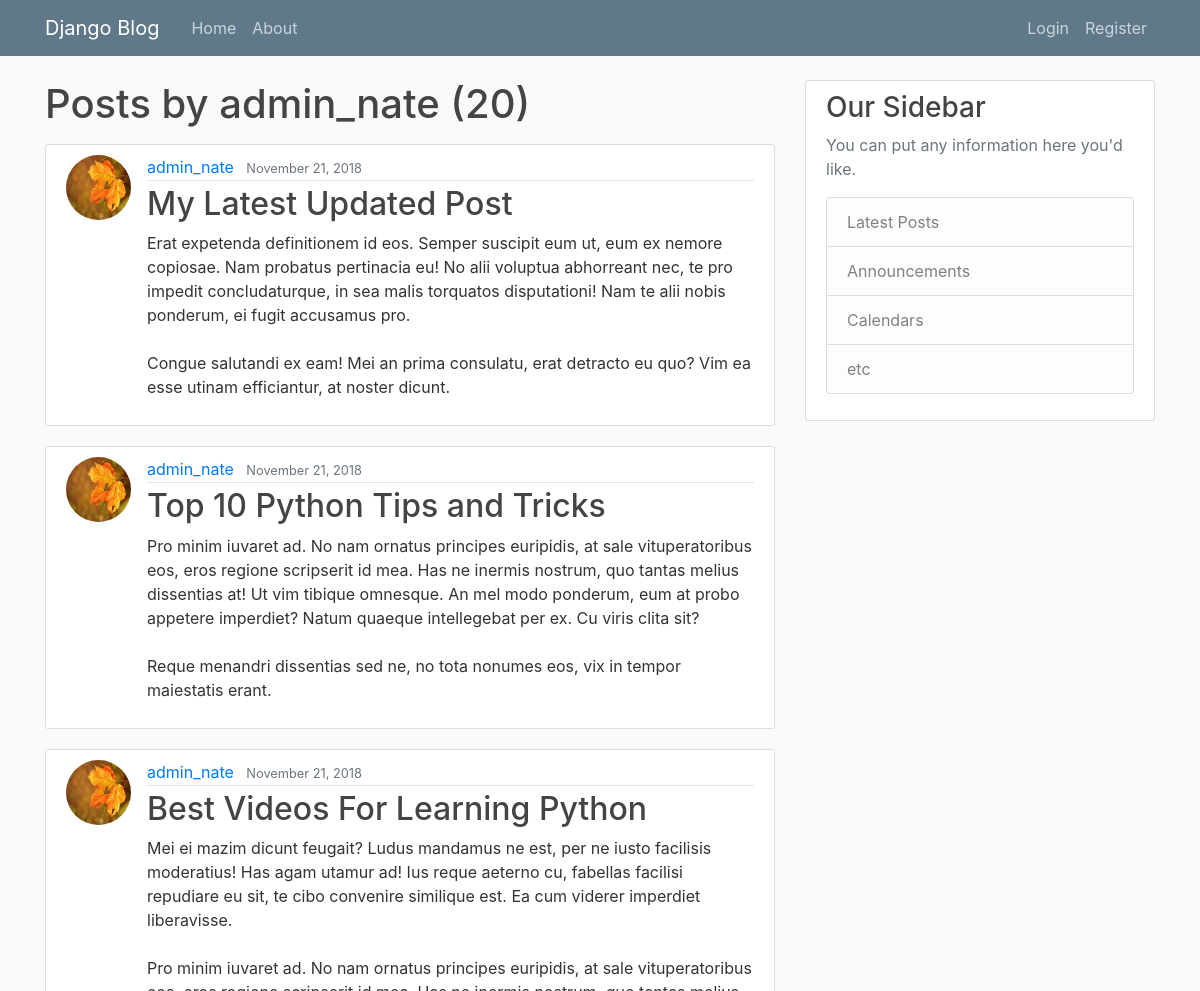
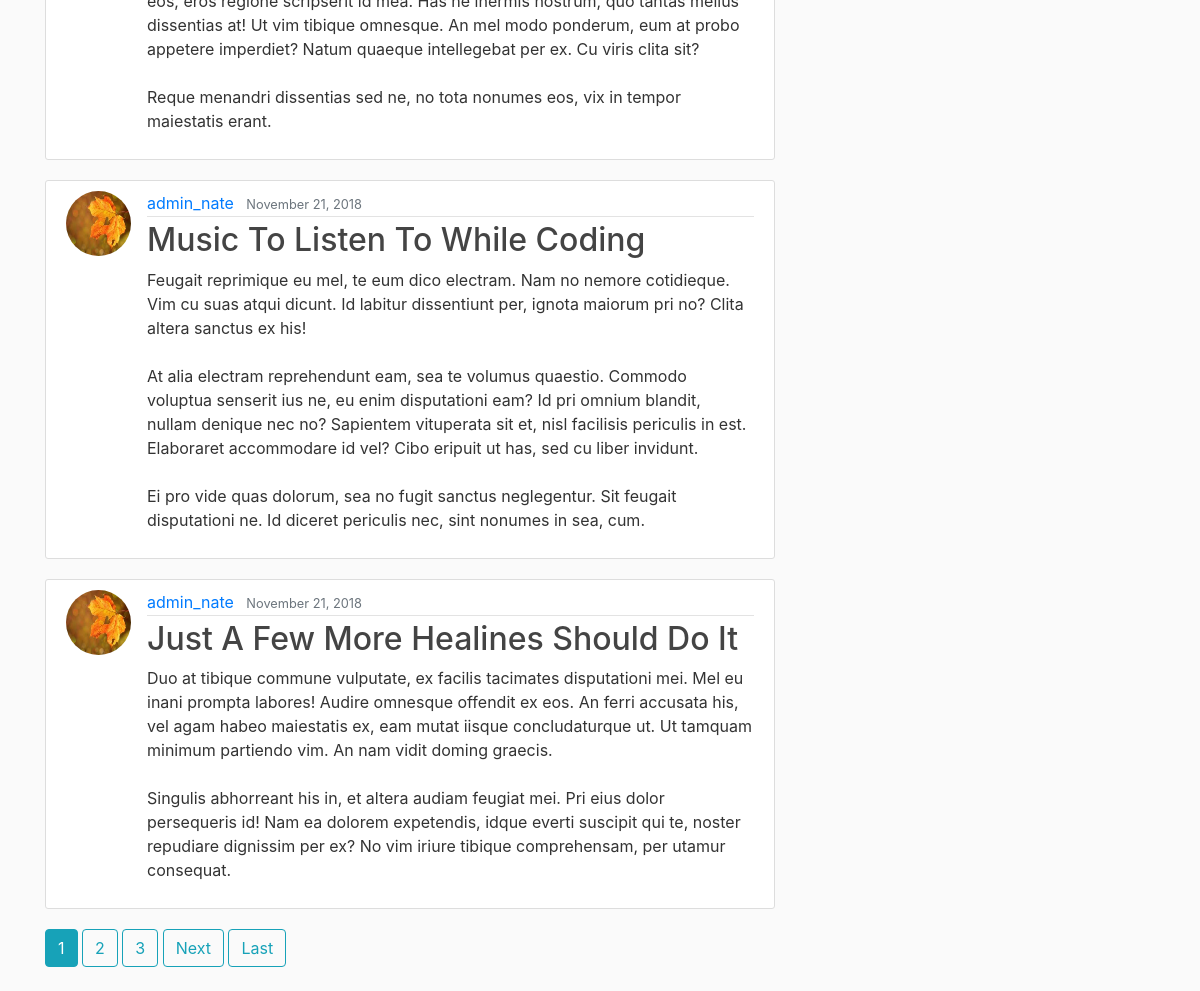
Screenshot of /post/admin_nate/ with the database file from the repository (2 pictures, top to bottom).
### blog/models.py (models this page shows, shortened)
class Post(models.Model):
    title = models.CharField(max_length = 100)
    content = models.TextField()
    date_posted = models.DateTimeField(default = timezone.now)
    author = models.ForeignKey(User, on_delete = models.CASCADE) # Define a relationship between the author of the post and Django's pre-built User model. So the author is a foreign key inherited from the User model. If the user is deleted, then delete the post as well

### users/models.py (models this page shows, shortened)
class Profile(models.Model):
    user = models.OneToOneField(User, on_delete = models.CASCADE) # Every user in the Profile Model is associated with a User from Django so we define that relationship with a OneToOneField
    image = models.ImageField(default = 'default.jpg', upload_to = 'profile_pics')

### blog/views.py (the view)
# urls.py: path('post/<str:username>/',UserPostListView.as_view(), name = 'user-posts'), # If the user goes to post/username, then call the UserPostListView view
class UserPostListView(ListView): # CBV for posts by a user
	model = Post
	template_name = 'blog/user_posts.html'
	context_object_name = 'posts'
	ordering = ['-date_posted']
	paginate_by = 5
	def get_queryset(self): # Overwrite the default queryset function by the ListView class
		user = get_object_or_404(User, username = self.kwargs.get('username')) # Get the object or 404 of type User and then get only the attribute of username from the User model. The referenced User model already has a keyword-argument of 'username'
		return Post.objects.filter(author = user).order_by('-date_posted') # Filter all the posts objects where the author is the user and order by descending date

### blog/templates/blog/user_posts.html (shortened to what this page needs)
{% extends 'blog/base.html' %}
{% block content %}
  <h1 class="mb-3">Posts by {{ view.kwargs.username }} ({{ page_obj.paginator.count }})</h1>
	{% for post in posts %}
		<article class="media content-section">
			<img class = "rounded-circle article-img" src = "{{post.author.profile.image.url}}">
  		<div class="media-body">
    		<div class="article-metadata">
      		<a class="mr-2" href="{% url 'user-posts' post.author.username %}">{{ post.author }}</a>
      			<small class="text-muted">{{ post.date_posted|date:"F d, Y" }}</small>
    		</div>
    		<h2><a class="article-title" href="{% url 'post-detail' post.id %}">{{ post.title }}</a></h2>
    		<p class="article-content">{{ post.content }}</p>
  		</div>
		</article>
	{% endfor %}
  {% if is_paginated %}
    {% for num in page_obj.paginator.page_range %}
      {% if page_obj.number == num %}
        <a href="?page={{ num }}" class="btn btn-info mb-4">{{num}}</a>
      {% elif num > page_obj.number|add:'-3' and num < page_obj.number|add:'3' %}
        <a href="?page={{ num }}" class="btn btn-outline-info mb-4">{{num}}</a>
      {% endif %}
    {% endfor %}
    {% if page_obj.has_next %}
      <a href="?page={{ page_obj.next_page_number }}" class="btn btn-outline-info mb-4">Next</a>
      <a href="?page={{ page_obj.paginator.num_pages }}" class="btn btn-outline-info mb-4">Last</a>
    {% endif %}
  {% endif %}
{% endblock content%}

### blog/static/blog/main.css (style rules this page uses)
body { background: #fafafa; color: #333333; margin-top: 5rem; }
h1, h2, h3, h4, h5, h6 { color: #444444; }
.content-section { background: #ffffff; padding: 10px 20px; border: 1px solid #dddddd; border-radius: 3px; margin-bottom: 20px; }
.article-title { color: #444444; }
.article-content { white-space: pre-line; }
.article-img { height: 65px; width: 65px; margin-right: 16px; }
.article-metadata { padding-bottom: 1px; margin-bottom: 4px; border-bottom: 1px solid #e3e3e3 }

### rows the page displays
Post: author.profile.image (picture), author "admin_nate", date_posted "November 21, 2018", title "My Latest Updated Post", content "Erat expetenda definitionem id eos. Semper suscipit eum ut, eum ex nemore copiosae. Nam probatus pertinacia eu! No alii voluptua abhorreant nec, te pro impedit concludaturque, in sea malis torquatos disputationi! Nam te alii nobis ponderum, ei fugit accusamus pro. Congue salutandi ex eam! Mei an prima consulatu, erat detracto eu quo? Vim ea esse utinam efficiantur, at noster dicunt."
Post: author.profile.image (picture), author "admin_nate", date_posted "November 21, 2018", title "Top 10 Python Tips and Tricks", content "Pro minim iuvaret ad. No nam ornatus principes euripidis, at sale vituperatoribus eos, eros regione scripserit id mea. Has ne inermis nostrum, quo tantas melius dissentias at! Ut vim tibique omnesque. An mel modo ponderum, eum at probo appetere imperdiet? Natum quaeque intellegebat per ex. Cu viris clita sit? Reque menandri dissentias sed ne, no tota nonumes eos, vix in tempor maiestatis erant."
Post: author.profile.image (picture), author "admin_nate", date_posted "November 21, 2018", title "Best Videos For Learning Python", content "Mei ei mazim dicunt feugait? Ludus mandamus ne est, per ne iusto facilisis moderatius! Has agam utamur ad! Ius reque aeterno cu, fabellas facilisi repudiare eu sit, te cibo convenire similique est. Ea cum viderer imperdiet liberavisse. Pro minim iuvaret ad. No nam ornatus principes euripidis, at sale vituperatoribus eos, eros regione scripserit id mea. Has ne inermis nostrum, quo tantas melius dissentias at! Ut vim tibique omnesque. An mel modo ponderum, eum at probo appetere imperdiet? Natum quaeque intellegebat per ex. Cu viris clita sit? Reque menandri dissentias sed ne, no tota nonumes eos, vix in tempor maiestatis erant."
Post: author.profile.image (picture), author "admin_nate", date_posted "November 21, 2018", title "Music To Listen To While Coding", content "Feugait reprimique eu mel, te eum dico electram. Nam no nemore cotidieque. Vim cu suas atqui dicunt. Id labitur dissentiunt per, ignota maiorum pri no? Clita altera sanctus ex his! At alia electram reprehendunt eam, sea te volumus quaestio. Commodo voluptua senserit ius ne, eu enim disputationi eam? Id pri omnium blandit, nullam denique nec no? Sapientem vituperata sit et, nisl facilisis periculis in est. Elaboraret accommodare id vel? Cibo eripuit ut has, sed cu liber invidunt. Ei pro vide quas dolorum, sea no fugit sanctus neglegentur. Sit feugait disputationi ne. Id diceret periculis nec, sint nonumes in sea, cum."
Post: author.profile.image (picture), author "admin_nate", date_posted "November 21, 2018", title "Just A Few More Healines Should Do It", content "Duo at tibique commune vulputate, ex facilis tacimates disputationi mei. Mel eu inani prompta labores! Audire omnesque offendit ex eos. An ferri accusata his, vel agam habeo maiestatis ex, eam mutat iisque concludaturque ut. Ut tamquam minimum partiendo vim. An nam vidit doming graecis. Singulis abhorreant his in, et altera audiam feugiat mei. Pri eius dolor persequeris id! Nam ea dolorem expetendis, idque everti suscipit qui te, noster repudiare dignissim per ex? No vim iriure tibique comprehensam, per utamur consequat."

### other values shown
{{ view.kwargs.username }} "admin_nate"
{{ page_obj.paginator.count }} "20"
{{ num }} "1"
{{ num }} "2" "3"
